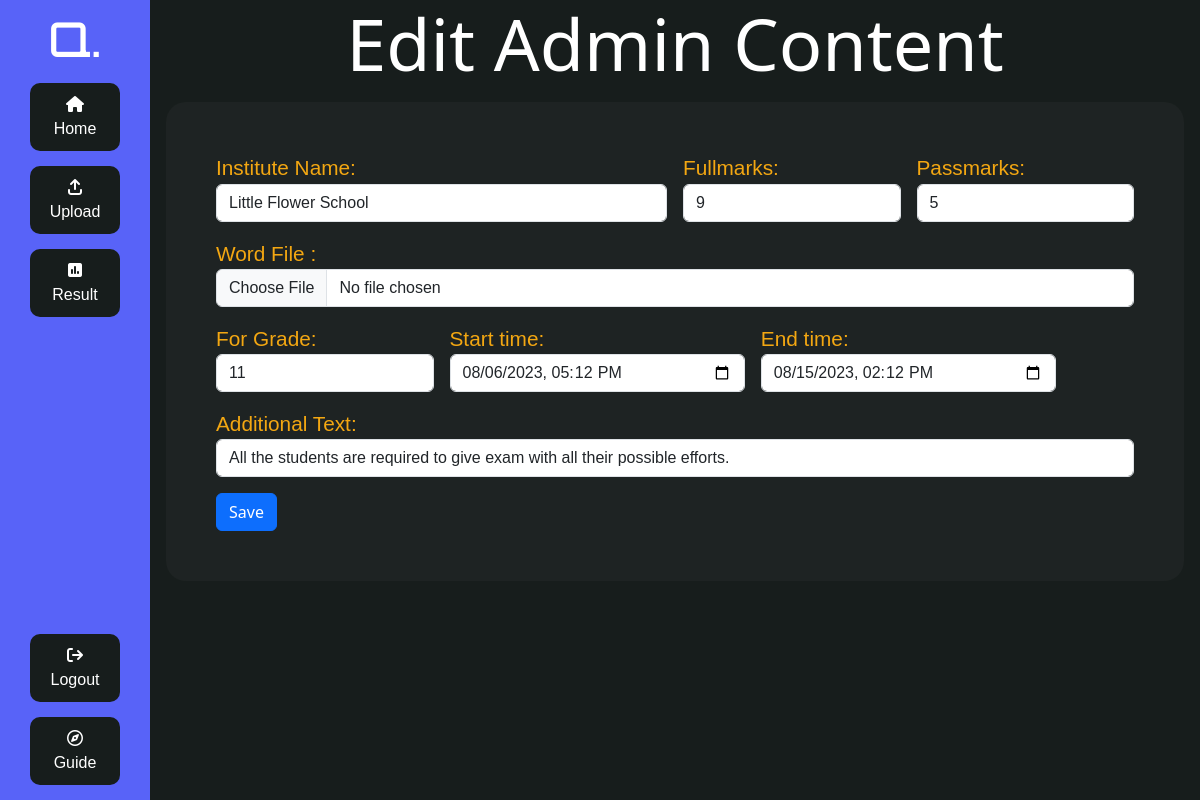
The page /adminPage/edit/2 (signed in) on the database its author committed.
### TeacherAdmin/models.py (models this page shows, shortened)
class AdminInfo(models.Model):
    user = models.ForeignKey(CustomUser,on_delete=models.CASCADE)
    FOR_CLASS = models.IntegerField(default=0,null=False,)
    INSNAME = models.CharField(max_length=250) # not ins code
    FULLMARKS = models.IntegerField()
    PASSMARKS = models.IntegerField()
    FILENAME = models.FileField(upload_to="WordFiles",max_length=250,null=True,default=None)
    ADDTEXT = models.CharField(max_length=500)
    IMAGES_DICT = models.JSONField(default=default_images_dict) # type: ignore
    Start_time = models.DateTimeField(blank=True,null=True)
    End_time = models.DateTimeField(blank=True, null=True)

### TeacherAdmin/views.py (the view)
# urls.py: path('edit/<int:id_object>',views.edit_object_info),
def edit_object_info(req,id_object):
    err=msg=""
    try:
        Obj = AdminInfo.objects.get(id=id_object)
    except:
        return render(req,"TeacherAdmin/error_page.html")
    if req.method=="POST":
        form =  AdminInfoForms(req.POST,req.FILES)
        form.fields['FILENAME'].required = False # to provide user a option of uploading and not uploading
        if form.is_valid():
            username = req.user
            InsName=form.cleaned_data['INSNAME']
            fmarks= form.cleaned_data['FULLMARKS']
            pmarks= form.cleaned_data['PASSMARKS']
            file=form.cleaned_data['FILENAME']
            addtext= form.cleaned_data['ADDTEXT']
            for_class=form.cleaned_data['FOR_CLASS']
            start_time =form.cleaned_data['Start_time']
            end_time =form.cleaned_data['End_time']
            if file is not None:
                Docx_file = Document(file)
                if fmarks<=len(Docx_file.paragraphs)//5:
                    Obj.FOR_CLASS = for_class
                    Obj.INSNAME = InsName
                    Obj.FULLMARKS = fmarks
                    Obj.PASSMARKS = pmarks
                    Obj.FILENAME = file
                    Obj.ADDTEXT = addtext
                    Obj.Start_time = start_time
                    Obj.End_time = end_time
                    Obj.save() # type: ignore
                    err= False
                    CustomNsmap = {
                        'w': 'http://schemas.openxmlformats.org/wordprocessingml/2006/main',
                        'a': 'http://schemas.openxmlformats.org/drawingml/2006/main'
                    }
                    dict_of_images_and_ques = {}
                    "Checking each paragraph if contains images at last or not."
                    for index,paragraph in enumerate(Docx_file.paragraphs):
                        image_object_blip=paragraph.runs[-1]._element.findall('.//a:blip', namespaces=CustomNsmap)
                        if image_object_blip:
                            static_images_root = Path(settings.MEDIA_ROOT) / "Admin_Images"
                            for obj_blip in image_object_blip:
                                rId = obj_blip.attrib.get('{http://schemas.openxmlformats.org/officeDocument/2006/relationships}embed')
                                if rId:
                                    image_part = Docx_file.part.rels[rId].target_part
                                    image_binary_data = image_part.blob
                                    image_format = image_part.content_type.split("/")[-1]
                                    image_name = f"{InsName}-{Docx_file.core_properties.title}-{index}.{image_format}"
                                    dict_of_images_and_ques[index]=image_name
                                    image_path = Path(static_images_root)/image_name
                                    with open(image_path,"wb") as f : # type: ignore
                                        f.write(image_binary_data)
                    Obj.IMAGES_DICT=dict_of_images_and_ques
                    Obj.save()
                    msg = "Data saved and deployed to Database."
                else:
                    err="No of Question required is less than Found in WordFile"
            else:
                Obj.FOR_CLASS = for_class
                Obj.INSNAME = InsName
                Obj.FULLMARKS = fmarks
                Obj.PASSMARKS = pmarks
                Obj.ADDTEXT = addtext
                Obj.Start_time = start_time
                Obj.End_time = end_time
                Obj.save() # type: ignore
                msg = "Data saved and deployed to Database."
                err= False
        else:
            err = "Form Invalid. Please try again."
        return render(req,"TeacherAdmin/edit.html",context={'err':err,'form':form,'msg':msg})
    else:
        form = AdminInfoForms()
        form.fields['FOR_CLASS'].initial = Obj.FOR_CLASS
        form.fields['INSNAME'].initial = Obj.INSNAME
        form.fields['FULLMARKS'].initial = Obj.FULLMARKS
        form.fields['PASSMARKS'].initial = Obj.PASSMARKS
        form.fields['FILENAME'].initial = Obj.FILENAME
        form.fields['ADDTEXT'].initial = Obj.ADDTEXT
        form.fields['Start_time'].initial = Obj.Start_time
        form.fields['End_time'].initial = Obj.End_time
        context = {
            'form':form,
            'err':err,
            'msg':msg,
            'file_content':Obj.FILENAME
        }
        return render(req,"TeacherAdmin/edit.html",context)
    return render(req,'TeacherAdmin/edit.html')

### TeacherAdmin/forms.py
class AdminInfoForms(forms.Form):
    INSNAME = forms.CharField(
        max_length=250,
        widget=forms.TextInput(attrs={'class': 'form-control'}),
        label="Institute Name")
    FOR_CLASS = forms.IntegerField(label="For Grade",widget=forms.NumberInput(attrs={'class': 'form-control'}))
    FULLMARKS = forms.IntegerField( widget=forms.NumberInput(attrs={'class': 'form-control'}))
    PASSMARKS = forms.IntegerField( widget=forms.NumberInput(attrs={'class': 'form-control'}))
    FILENAME = forms.FileField(widget=forms.FileInput(attrs={'class': 'form-control'}),
        label="Word File ")
    ADDTEXT =forms.CharField(max_length=500,
    widget=forms.TextInput(attrs={'class': 'form-control'}),
    label="Additional Text")
    Start_time = forms.DateTimeField(widget=forms.DateTimeInput(attrs={'class': 'form-control','type':"datetime-local"}) )
    End_time = forms.DateTimeField(widget=forms.DateTimeInput(attrs={'class': 'form-control','type':"datetime-local"}),)

### TeacherAdmin/templates/TeacherAdmin/edit.html (shortened to what this page needs)
{% extends 'TeacherAdmin/base.html' %}
{% load static %}
{% load crispy_forms_tags %}
{% block content %}
<div class="content">
    <h1 class="display-2">Edit Admin Content</h1>
    <div class="main m-3">
        <form class="row g-3" method="post" enctype="multipart/form-data">
            <div class="col-md-6">
                {{form.INSNAME.label_tag}}
                {{form.INSNAME}}
            </div>
            <div class="col-3">
                {{form.FULLMARKS.label_tag}}
                {{form.FULLMARKS}}
            </div>
            <div class="col-3">
                {{form.PASSMARKS.label_tag}}
                {{form.PASSMARKS}}
            </div>
            <div class="col-12">
                {{form.FILENAME.label_tag}}
                {{form.FILENAME}}
            </div>
            <div class="col-3">
                {{form.FOR_CLASS.label_tag}} <br>
                {{form.FOR_CLASS}}
            </div>
            <div class="col-4">
                {{form.Start_time.label_tag}} <br>
                {{form.Start_time}}
            </div>
            <div class="col-4">
                {{form.End_time.label_tag}} <br>
                {{form.End_time}}
            </div>
            <div class="col-12">
                {{form.ADDTEXT.label_tag}} <br>
                {{form.ADDTEXT}}
            </div>
            <div class="col-12 center">
                <button type="submit" class="btn btn-primary">Save</button>
            </div>
        </form>
    </div>
</div>
{% endblock %}

### TeacherAdmin/templates/TeacherAdmin/base.html (style rules this page uses)
:root { --black: #171D1C; --blue: #5863F8; --yellow: #F3A712; --red: #FF331F; }
* { margin: 0px; padding: 0px; box-sizing: border-box;; }

### TeacherAdmin/templates/TeacherAdmin/edit.html (style rules this page uses)
.content h1 { text-align: center; color: rgb(255, 255, 255); }
.content .main form label { color: var(--yellow); font-size: 1.3rem; font-family: 'Trebuchet MS', 'Lucida Sans Unicode', 'Lucida Grande', 'Lucida Sans', Arial, sans-serif; }
.content .main form input, .content .main form textarea { font-family:'Gill Sans', 'Gill Sans MT', Calibri, 'Trebuchet MS', sans-serif; }
.content .main { background-color: #54545420; padding: 50px; border-radius: 20px; }

### rows shown on the page
AdminInfo: INSNAME "Little Flower School", FULLMARKS "9", PASSMARKS "5", FOR_CLASS "11", Start_time "08/06/2023 17:12", End_time "08/15/2023 14:12", ADDTEXT "All the students are required to give exam with all their possible efforts."
